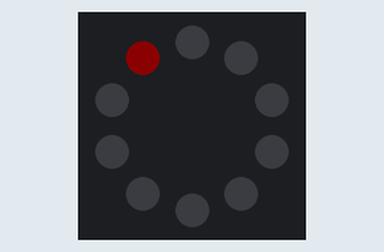
The program below on a simulated Circuit Playground running CircuitPython. On the bench: the board's ring of 10 RGB LEDs (number 0 left of the top, counting anticlockwise). Dim RGB values are drawn brighter than linear.

Above: at 0.15 s.
At 2.33 s:
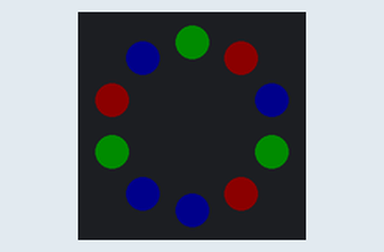
At 3.58 s:
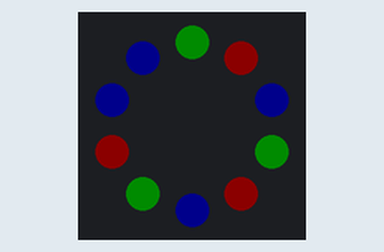
At 6.69 s:
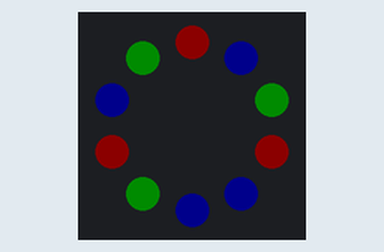
At 9.81 s:
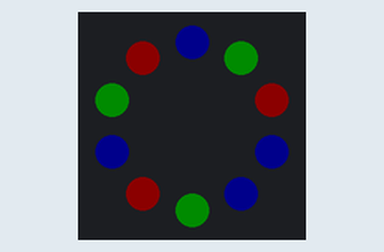
At 13.23 s:
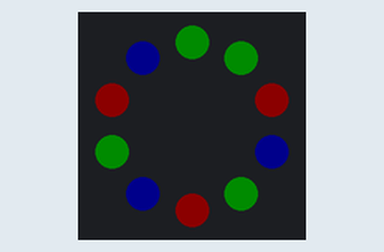

Measured:
- by itself, everything shown: repeats every 12.5 s, in 40 steps

The program:

lightshow.py
```python
import time
from adafruit_circuitplayground import cp

cp.pixels.brightness = 0.05
red = (255, 0, 0)
green = (0, 255, 0)
blue = (0, 0, 255)
clear = (0, 0, 0)

colors = [red, green, blue]

pixel = 0
color_index = 0

while True:
    for color in colors:
        cp.pixels[pixel] = color
        pixel = (pixel + 1) % 10
        time.sleep(0.01)
```
